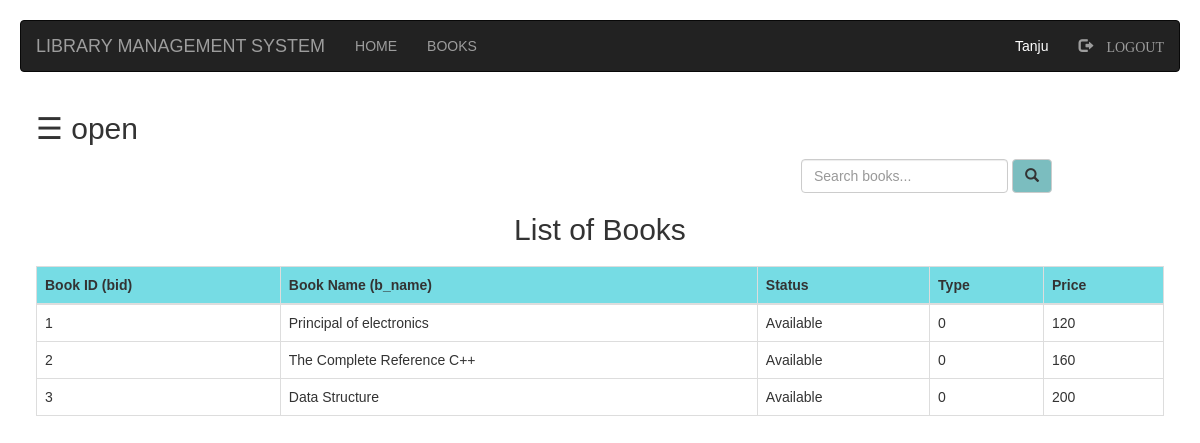
The page /books.php (signed in) on the database its author committed.
### tables this page shows
CREATE TABLE IF NOT EXISTS `books` (
  `bid` int(100) NOT NULL,
  `b_name` varchar(100) NOT NULL,
  `status` varchar(100) NOT NULL,
  `type` int(100) NOT NULL,
  `price` int(100) NOT NULL
);

### books.php (the view, shortened to what this page needs)
<?php
include "connection.php";
include "navbar.php";
?>
<!DOCTYPE html>
<html lang="en">
<head>
    <link rel="stylesheet" href="https://maxcdn.bootstrapcdn.com/bootstrap/3.4.1/css/bootstrap.min.css">
</head>
<body>
    <div id="main">
        <span style="font-size:30px;cursor:pointer" onclick="openNav()">&#9776; open</span>
        <div class="srch">
            <form class="navbar-form" method="post" name="form1">
                <input class="form-control" type="text" name="search" placeholder="Search books..." required>
                <button style="background-color: #6db6b9e6;" type="submit" name="submit" class="btn btn-default">
                    <span class="glyphicon glyphicon-search"></span>
                </button>
            </form>
        </div>
        <h2>List of Books</h2>
        <?php
        if (isset($_POST['submit'])) {
            $search = mysqli_real_escape_string($db, $_POST['search']);
            $q = mysqli_query($db, "SELECT * FROM books WHERE b_name LIKE '%$search%'");
            if (!$q || mysqli_num_rows($q) == 0) {
                echo "<p>Sorry! No books found. Try searching again.</p>";
            } else {
                displayBooksTable($q);
            }
        } else {
            $query = "SELECT * FROM books ORDER BY bid";
            $result = mysqli_query($db, $query);
            if ($result && mysqli_num_rows($result) > 0) {
                displayBooksTable($result);
            } else {
                echo "<p>No books found in the database.</p>";
            }
        }
        function displayBooksTable($result)
        {
            echo "<table class='table table-bordered table-hover'>";
            echo "<thead>";
            echo "<tr style='background-color: #6db6b9e6;'>";
            echo "<th>Book ID (bid)</th>";
            echo "<th>Book Name (b_name)</th>";
            echo "<th>Status</th>";
            echo "<th>Type</th>";
            echo "<th>Price</th>";
            echo "</tr>";
            echo "</thead>";
            echo "<tbody>";
            while ($row = mysqli_fetch_assoc($result)) {
                echo "<tr>";
                echo "<td>" . htmlspecialchars($row['bid']) . "</td>";
                echo "<td>" . htmlspecialchars($row['b_name']) . "</td>";
                echo "<td>" . htmlspecialchars($row['status']) . "</td>";
                echo "<td>" . htmlspecialchars($row['type']) . "</td>";
                echo "<td>" . htmlspecialchars($row['price']) . "</td>";
                echo "</tr>";
            }
            echo "</tbody>";
            echo "</table>";
        }
        ?>
    </div>
</body>
</html>

### navbar.php (shortened to what this page needs)
<!DOCTYPE html>
<html lang="en">
<head>
  <link rel="stylesheet" type="text/css" href="style.css">
  <link rel="stylesheet" href="https://maxcdn.bootstrapcdn.com/bootstrap/3.4.1/css/bootstrap.min.css">
</head>
<body>
<nav class="navbar navbar-inverse">
  <div class="container-fluid">
    <div class="navbar-header">
      <a class="navbar-brand active">LIBRARY MANAGEMENT SYSTEM</a>
    </div>
    <ul class="nav navbar-nav">
      <li><a href="index.php">HOME</a></li>
      <li><a href="books.php">BOOKS</a></li>
    </ul>
    <?php
    if (isset($_SESSION['login_admin'])) {
      ?>
      <ul class="nav navbar-nav navbar-right">
        <li>
          <a href="">
            <div style="color: white;">
              <?php echo " " . $_SESSION['login_admin']; ?>
            </div>
          </a>
        </li>
        <li>
          <a href="logout.php">
            <span class="glyphicon glyphicon-log-out"> LOGOUT</span>
          </a>
        </li>
      </ul>
      <?php
    }
    ?>
  </div>
</nav>
</body>
</html>

### style.css (style rules this page uses)
li a { color: white; text-decoration: none; }
html,body { margin: 0; padding: 0; overflow: hidden; height: 100%; }
input { height: 25px; width: 300px; }

### books.php (style rules this page uses)
.srch { padding-left: 750px; }
body { font-family: Arial, sans-serif; padding: 20px; }
h2 { text-align: center; margin-bottom: 20px; }
table { width: 100%; margin: auto; border-collapse: collapse; }
th, td { padding: 10px; text-align: left; border: 1px solid #ddd; }
th { background-color:rgb(118, 220, 228); }
#main { transition: margin-left .5s; padding: 16px; }

### rows shown on the page
books: bid "1", b_name "Principal of electronics", status "Available", type "0", price "120"
books: bid "2", b_name "The Complete Reference C++", status "Available", type "0", price "160"
books: bid "3", b_name "Data Structure", status "Available", type "0", price "200"

### other values the page prints
$_SESSION['login_admin'] "Tanju"
